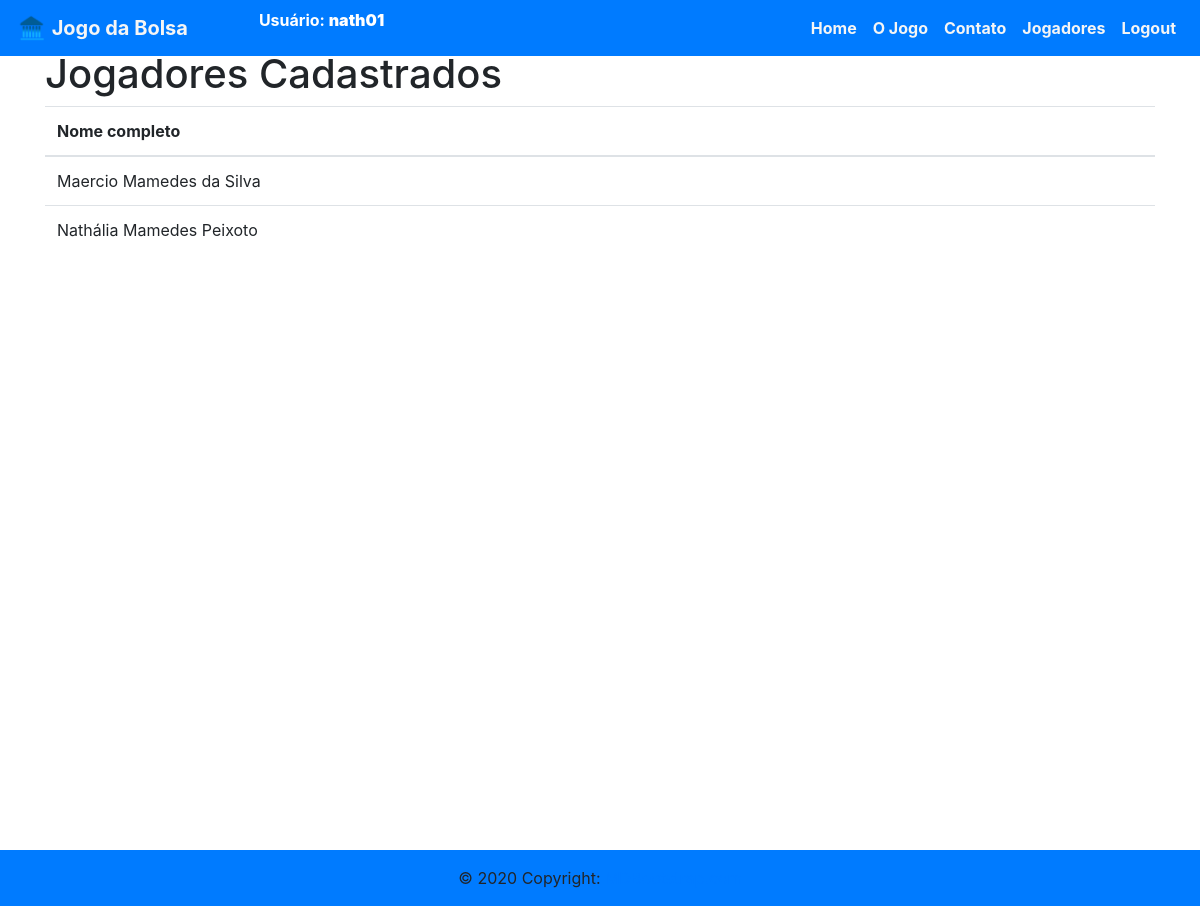
The app's page /jogares (signed in) with its own data.
### apps/appUsers/models.py (models this page shows, shortened)
class UserApp(models.Model):
    user = models.OneToOneField(User, max_length=200, on_delete=models.CASCADE)
    full_name = models.CharField('Nome completo', max_length=200)
    cell = models.CharField('Celular', max_length=13, default='')

### apps/core/views/gamePlayers.py (the view)
# urls.py: path('jogares', game_players, name='game_players'),
def game_players(request):
    users = UserApp.objects.all()
    return render(request, 'core/gamePlayers.html', {'users' : users})

### templates/core/gamePlayers.html
{% extends 'templateBase.html' %}
{% load static %}
{% block content %}
<section class="container">
    <h1>Jogadores Cadastrados</h1>
    <table class="table table-hover">
        <thead>
          <tr>
            <th scope="col">Nome completo</th>
          </tr>
        </thead>
        <tbody>
            {% for element in users %}
                <tr>
                    <td>{{ element }}</td>
                </tr>
            {% endfor %}
        </tbody>
      </table>
</section>
{% endblock %}

### templates/templateBase.html (shortened to what this page needs)
{% load static %}
<!DOCTYPE html>
<html lang="pt-br">
<head>
  <link rel="stylesheet" href="{% static 'css/style-home.css' %}">
  <link rel="stylesheet" href="https://stackpath.bootstrapcdn.com/bootstrap/4.1.3/css/bootstrap.min.css"
>
</head>
<body>
  <header class="header-nav">
    <nav class="navbar navbar-expand-lg navbar-light bg-primary fixed-top">
      <a class="navbar-brand" href="#">
        <img src="{% static 'images/icon.png' %}" width="30" height="30" class="d-inline-block align-top" alt="">
        <b>Jogo da Bolsa</b>
      </a>
      <div class="col-12 col-sm-6">
        <div class="breaking-news">
          <div id="breakingNewsTicker" class="ticker">
            <ul style="list-style: none;">
              {% if not user.is_anonymous %}
              <li ><a style="color: white;font-weight: bold;" href="{% url 'update_user_start' %}" >Usuário: <strong >{{ user }}</strong></a></li>
              {% else %}
              <li><a href="" ><strong strong style="color: white;font-weight: bold;">Nenhum Usuário logado</strong></a></li>
              {% endif %}
            </ul>
          </div>
        </div>
      </div>
      <div class="collapse navbar-collapse justify-content-end" id="navbarNavAltMarkup">
        <div class="navbar-nav" id="nav-main">
          <a class="nav-item nav-link active" href="{% url 'core:index' %}"><b>Home</b> </a>
          <a class="nav-item nav-link active" href="{% url 'core:about_game' %}"><b>O Jogo</b></a>
          <a class="nav-item nav-link active" href="{% url 'core:contact' %}"><b>Contato</b></a>
          <a class="nav-item nav-link active" href="{% url 'core:game_players' %}"><b>Jogadores</b></a>
          {% if not user.is_anonymous %}
          <a class="nav-item nav-link active" href="{% url 'core:logout' %}"><b>Logout</b></a>
          {% else %}
          <a class="nav-item nav-link active" href="{% url 'register' %}"><b>Cadastro</b></a>
          <a class="nav-item nav-link active" href="{% url 'core:login' %}"><b>Login</b></a>
          {% endif %}
        </div>
      </div>
    </nav>
  </header>
  <main id="principal" style="margin-top:50px ; min-height: 800px;">
    {% block content %}
    {% endblock %}
  </main>
  <footer class="footer   bg-primary">
    <div class="footer-copyright text-center py-3">© 2020 Copyright:
      <a href="/"> MDBootstrap.com</a>
    </div>
  </footer>
</body>
</html>

### gameFinance/static/css/style-home.css (style rules this page uses)
html,body,h1,h2,h3,h4 { font-family:"Lato", sans-serif }
.header-nav a b { color: whitesmoke; font-weight: bold; }

### records on screen
UserApp: full_name "Maercio Mamedes da Silva"
UserApp: full_name "Nathália Mamedes Peixoto"

### other values on screen
{{ user }} "nath01"
